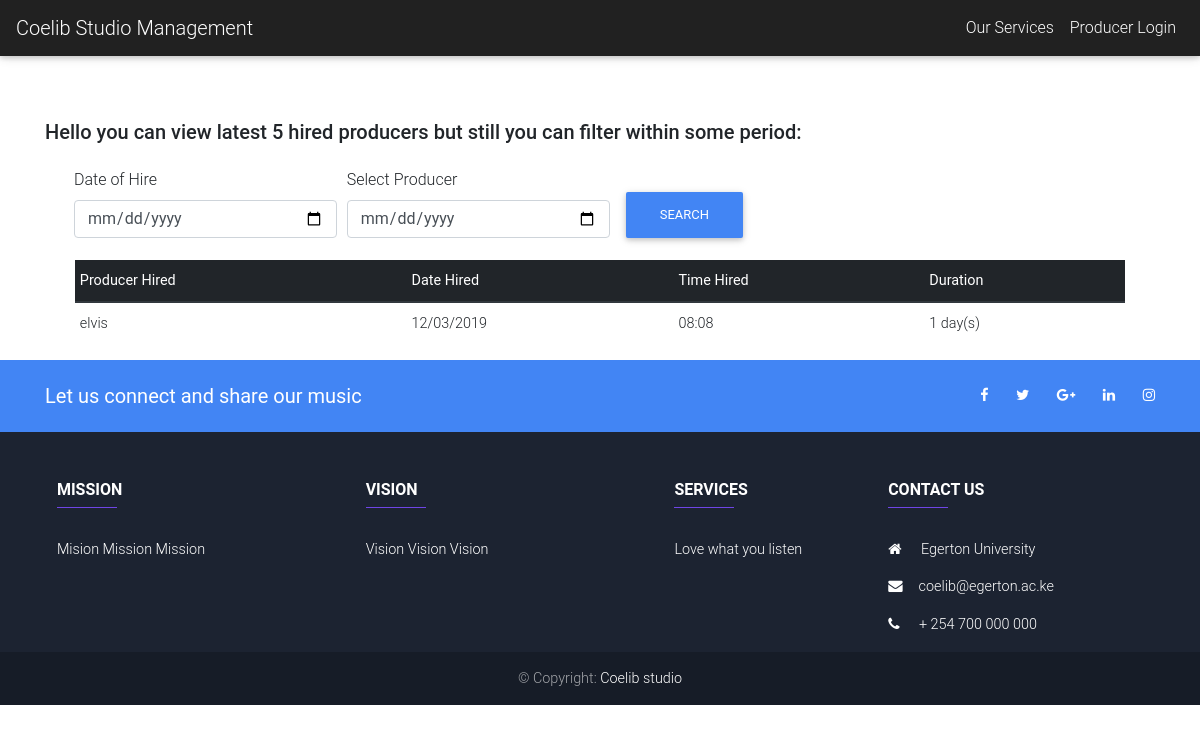
The page /hires/ on the database its author committed.
### services/models.py (models this page shows)
class HireProducer(models.Model):
    fullName = models.CharField(max_length=100)
    phoneNumber = models.CharField(max_length=13)
    producer_name= models.CharField(max_length=100)
    hire_date = models.CharField(max_length=100)
    hire_time = models.CharField(max_length=100)
    duration_days = models.IntegerField(default=0)

### newusers/views.py (the view)
# urls.py: path('hires/', views.hires, name="hires"),
def hires(request):
    fixed_dates = HireProducer.objects.all()
    if(fixed_dates.count() < 1):
        messages.success(request, 'Sorry we currently have no hired producers')
    context = {'fixed_dates':fixed_dates}
    return render(request, 'newusers/producer_hires.html', context)

### newusers/templates/newusers/producer_hires.html (shortened to what this page needs)
{% extends 'newusers/base.html' %}
{% block content %}
<br><br><br>
<div class="container">
    <h2 class="h5 gray-text text-left mb-4">Hello {{ user.username }}  you can view latest 5 hired producers but still you can filter within some period:</h2>
    <form method="GET">
              <div class="form-row ml-4" style="margin-left:20px;">
                <div class="form-group col-md-3">
                  <label for="datefrom">Date of Hire</label>
                  <input type="date" class="form-control" id="datefrom"  name="from" width="100">
                </div>
                <div class="form-group col-md-3">
                  <label for="dateto">Select Producer</label>
                    <input type="date" class="form-control" id="dateto"  name="to">
                </div>
                <div class="form-group col-md-3">
                    <input type="submit" class="btn btn-primary mt-4" id="btn"  value="Search" height="30">
                </div>
          </div>
    </form>
    <div class="container">
      {% if fixed_dates %}
      <div class="container">
      <table class="table table-hover table-sm">
                <thead class="thead-dark">
                  <tr>
                    <th>Producer Hired</th>
                    <th>Date Hired</th>
                    <th>Time Hired</th>
                    <th>Duration</th>
                    </tr>
                </thead>
                  <tbody>
          {% for dates in fixed_dates %}
          <tr>
            <td>{{dates.producer_name}}</td>
            <td>{{ dates.hire_date }}</td>
            <td>{{ dates.hire_time }}</td>
            <td>{{dates.duration_days}} day(s)</td>
          </tr>
          {% endfor %}
                </tbody>
              </table>
          </div>
      {% endif %}
    </div>
</div>
{% endblock %}

### newusers/static/css/style.css (style rules this page uses)
* { padding: 0; margin: 0; }

### rows shown on the page
HireProducer: producer_name "elvis", hire_date "12/03/2019", hire_time "08:08", duration_days "1"
